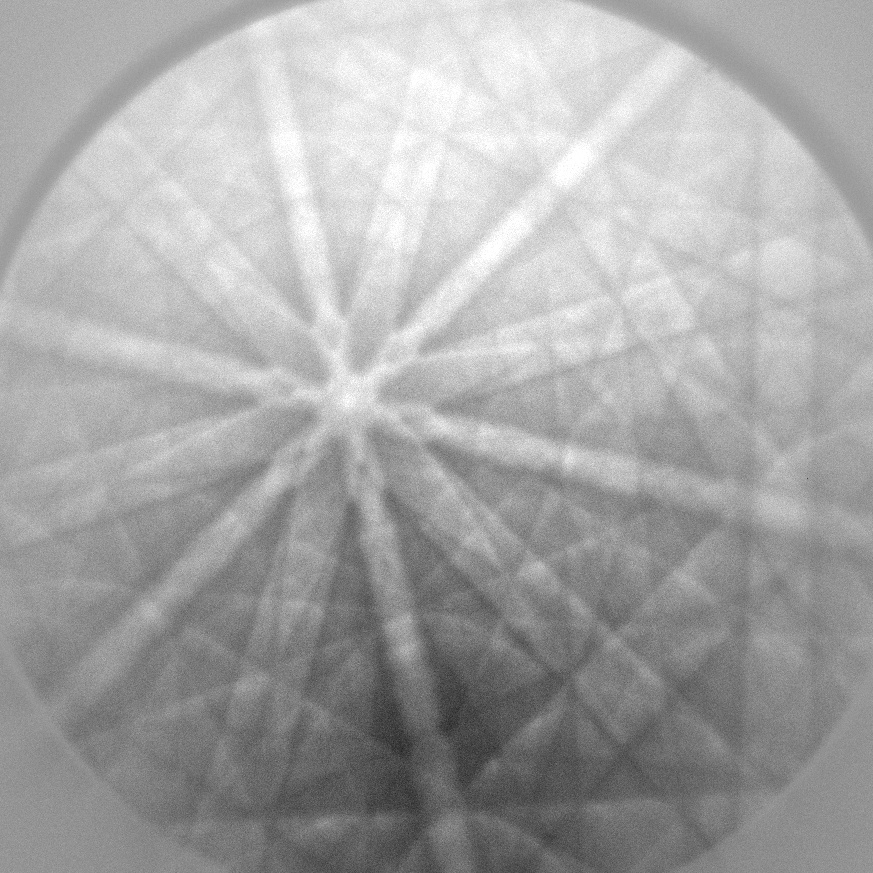
#> input picture thesis/img/INITIAL_x0y0.png, 873 x 873 px
$ python normalized_corr.py
#> lines starting #> are read from the running program, lines starting #| are printed output that depends on the picture
'''
======================
3D surface (color map)
======================

Demonstrates plotting a 3D surface colored with the coolwarm color map.
The surface is made opaque by using antialiased=False.

Also demonstrates using the LinearLocator and custom formatting for the
z axis tick labels.
'''

from mpl_toolkits.mplot3d import Axes3D
import matplotlib.pyplot as plt
from matplotlib import cm
from matplotlib.ticker import LinearLocator, FormatStrFormatter
import numpy as np
from pylab import *
from PIL import Image
from matplotlib.patches import Rectangle, Ellipse
from matplotlib.collections import PatchCollection
from scipy.signal import correlate


img = asarray(Image.open("INITIAL_x0y0.png").convert("L"))
i=350
j=170
s=50
area = [Rectangle( (j-s, i-s), 2*s, 2*s)]
gca().add_collection(PatchCollection(area, facecolor='none', edgecolor='r'))
imshow(img, cmap="gray")
savefig("normalized_initial.png", bbox_inches = 'tight', pad_inches = 0, dpi=100)
show()


area = img[i-s:i+s, j-s:j+s]
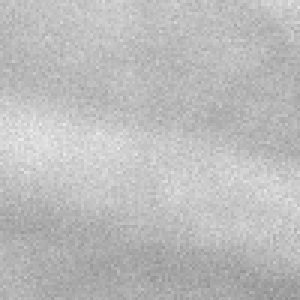
#> area: shape (100, 100) (shown 3 times larger); min 138, max 234, mean 188.1
fig = figure(figsize=(1,1))
imshow(area, cmap="gray")
fig.savefig("normalized_pattern.png", bbox_inches = 'tight', pad_inches = 0)
show()

fig = plt.figure()
ax = fig.gca()
print(img.shape)
#| (873, 873)
print(area.shape)
#| (100, 100)
img = img.astype('uint64')
area = area.astype('uint64')
cor = correlate(img, area, mode='full')
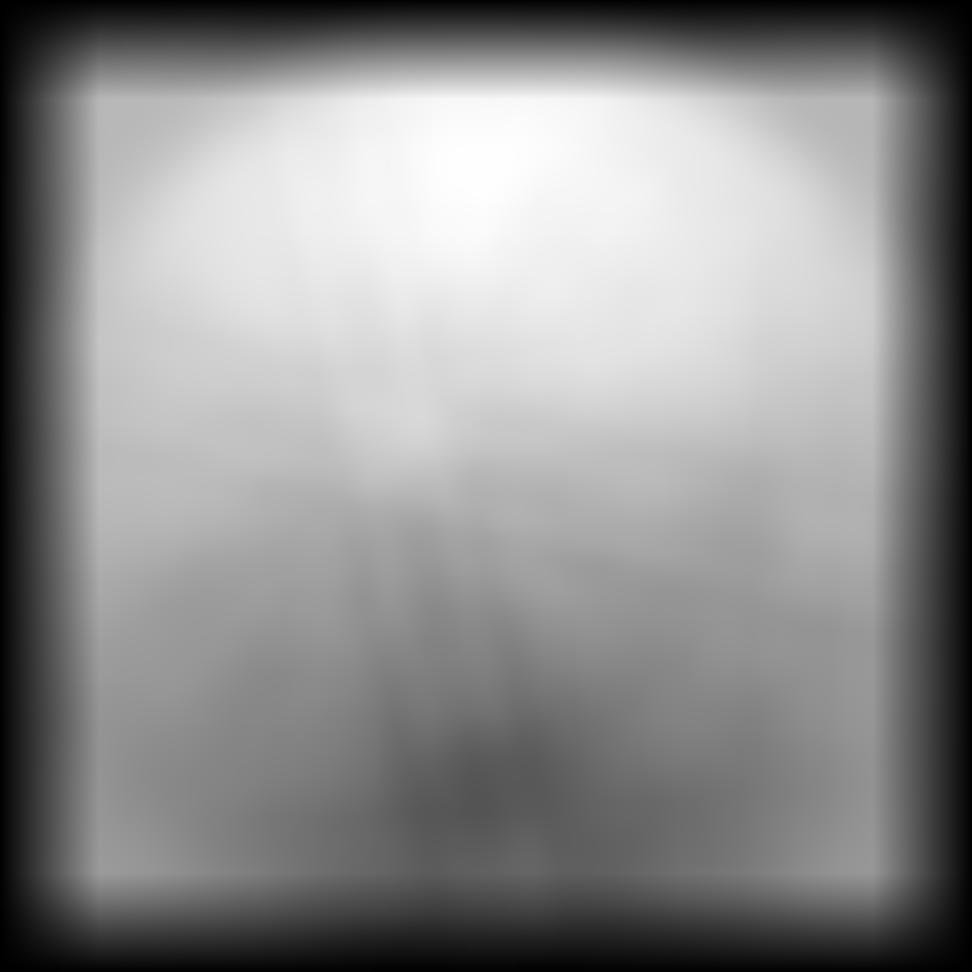
#> cor: shape (972, 972) uint64; min 27612, max 450709129, mean 251836453.7; drawn with min black and max white
im = imshow(cor, extent = [-2*s , cor.shape[1]-2*s, cor.shape[0]-2*s, -2*s], cmap="gray")
fig.colorbar(im, shrink=0.5, aspect=5, orientation="horizontal")
savefig("normalized_simple_corr.png", bbox_inches = 'tight', pad_inches = 0)
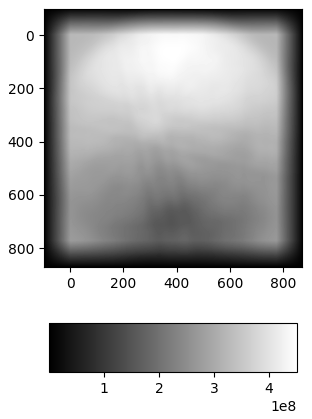
#> figure drawn by matplotlib, 2 panels
plt.show()


img = (img - mean(img))/(img.std()*img.shape[0]*img.shape[1])
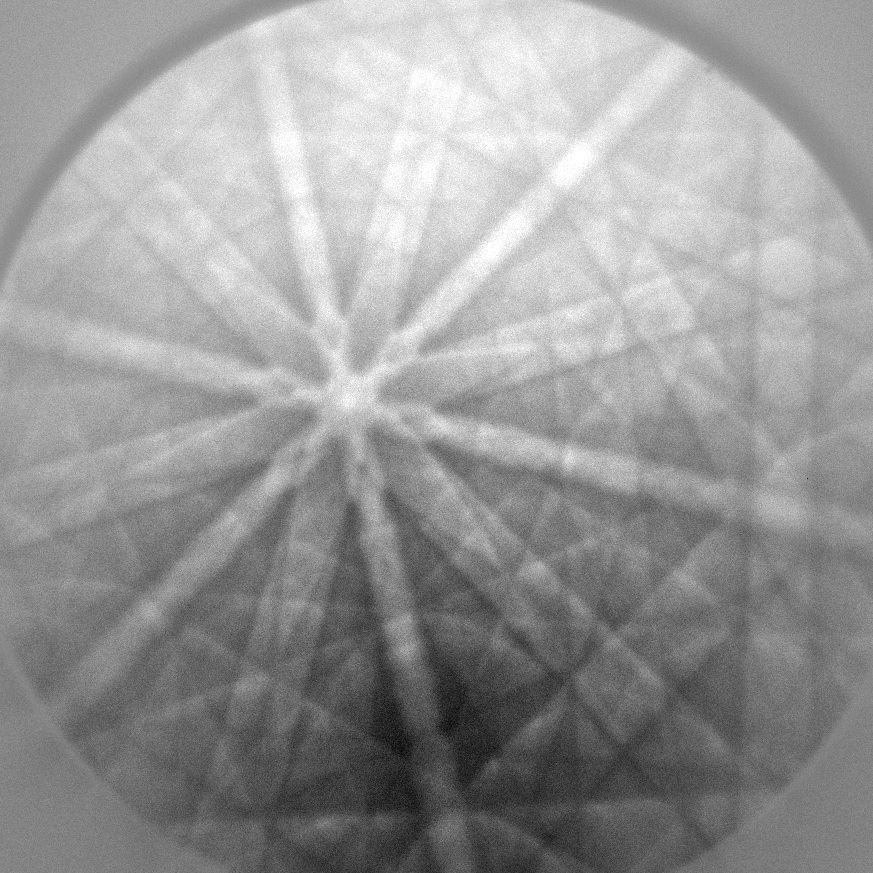
#> img: shape (873, 873) float64; min -3.99e-06, max 2.69e-06, mean 2.67e-22; drawn with min black and max white
area = (area - mean(area))/(img.std()*area.shape[0]*area.shape[1])
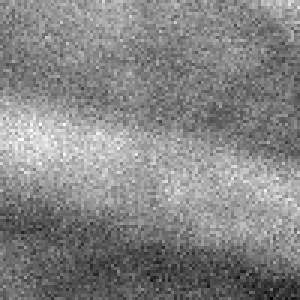
#> area: shape (100, 100) float64 (shown 3 times larger); min -3816.3, max 3500.1, mean 0; drawn with min black and max white
cor = correlate(img, area, mode='full')
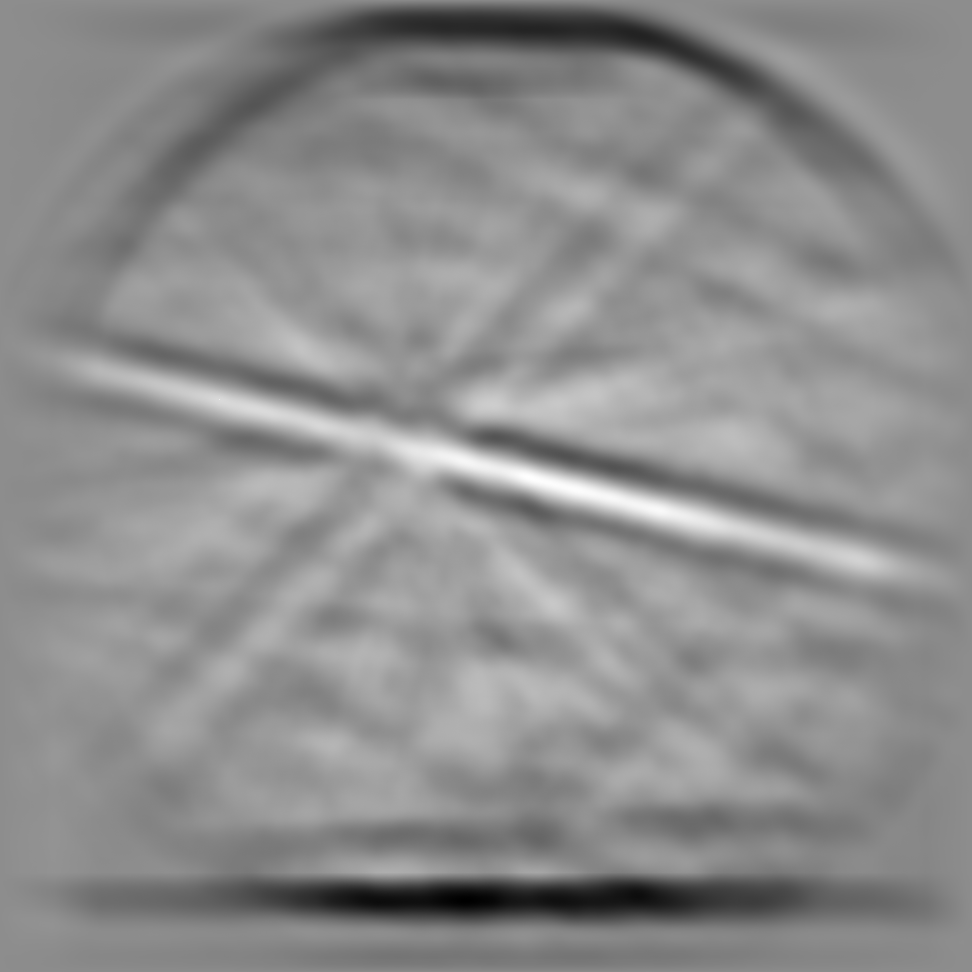
#> cor: shape (972, 972) float64; min -6.82, max 5.47, mean -2.92e-17; drawn with min black and max white
print(type(img))
#| <class 'numpy.ndarray'>
print(type(cor))
#| <class 'numpy.ndarray'>
print(img.shape)
#| (873, 873)
print(cor.shape)
#| (972, 972)
print(area.shape)
#| (100, 100)

fig = plt.figure()
im = imshow(cor, extent = [-2*s , cor.shape[1]-2*s, cor.shape[0]-2*s, -2*s], cmap="gray")

# Customize the z axis.
#ax.set_zlim(-1.01, 1.01)
#ax.zaxis.set_major_locator(LinearLocator(10))
#ax.zaxis.set_major_formatter(FormatStrFormatter('%.02f'))

# Add a color bar which maps values to colors.
fig.colorbar(im, shrink=0.5, aspect=5, orientation="horizontal")
savefig("normalized_corr.png", bbox_inches = 'tight', pad_inches = 0)
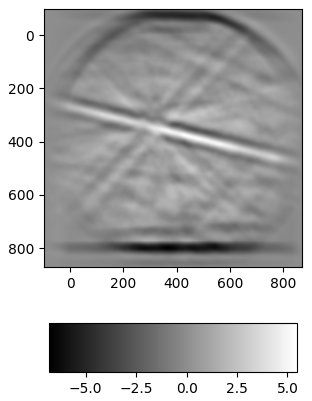
#> figure drawn by matplotlib, 2 panels
plt.show()
